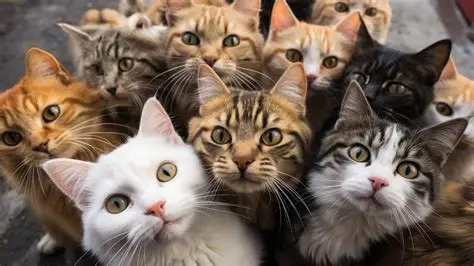
#> input picture exercise_01/cats.jpg, 474 x 266 px
$ python 07_image_binarization.py   (older library calls are emulated)
#> lines starting #> are read from the running program, lines starting #| are printed output that depends on the picture; after the words box and inside, x2 and y2 are one past the last pixel; in counts of white or black regions, pixels touching at a corner belong together
import os
import cv2

def create_binary_image(image_path):
    # 1. Load the input image
#> called with image_path = 'cats.jpg'
    img = cv2.imread(image_path)
#> img is the input picture: shape (266, 474, 3); mean B, G, R 89.8, 103.5, 121.1
    if img is None:
        print(f"Error: Could not load image from path: {image_path}")
        return

    # Convert to grayscale for easier processing
    gray = cv2.cvtColor(img, cv2.COLOR_BGR2GRAY)
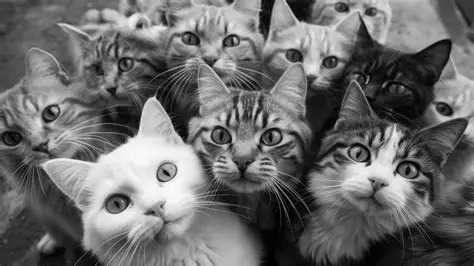
#> gray: shape (266, 474); min 0, max 255, mean 107.2

    # 2. First step: Apply a filter (Gaussian Blur)
    # Used for smoothing and noise reduction to prevent false edges
    filtered = cv2.GaussianBlur(gray, (5, 5), 0)
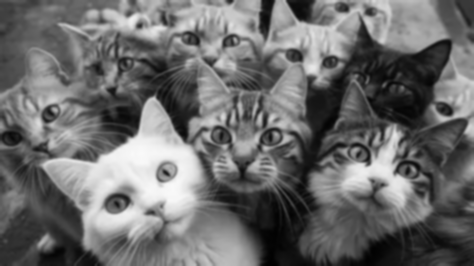
#> filtered: shape (266, 474); min 1, max 249, mean 107.2

    # 3. Second step: Apply a differential operator (Sobel)
    # Find gradients along horizontal (X) and vertical (Y) axes
    sobel_x = cv2.Sobel(filtered, cv2.CV_64F, 1, 0, ksize=3)
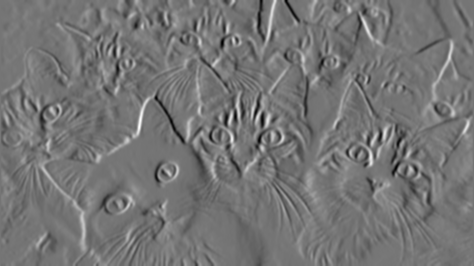
#> sobel_x: shape (266, 474) float64; min -404, max 475, mean 0.5; drawn with min black and max white
    sobel_y = cv2.Sobel(filtered, cv2.CV_64F, 0, 1, ksize=3)
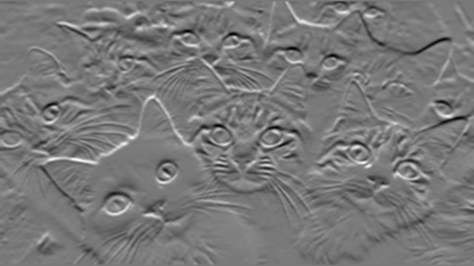
#> sobel_y: shape (266, 474) float64; min -386, max 424, mean -1.7; drawn with min black and max white

    # Calculate magnitude (overall gradient strength) from both directions
    sobel_magnitude = cv2.magnitude(sobel_x, sobel_y)
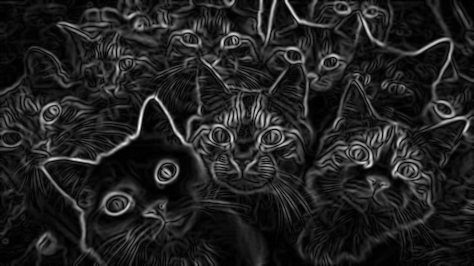
#> sobel_magnitude: shape (266, 474) float64; min 0, max 482.2, mean 64.2; drawn with min black and max white

    # Normalize and convert back to 8-bit format (0 - 255)
    sobel_normalized = cv2.convertScaleAbs(sobel_magnitude)
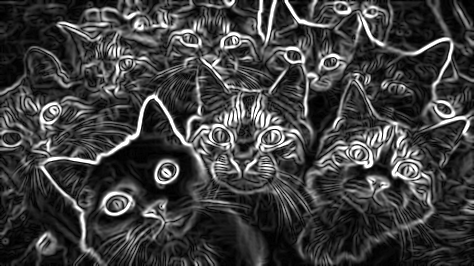
#> sobel_normalized: shape (266, 474); min 0, max 255, mean 63.1

    # 4. Third step: Thresholding operation
    # All values above the threshold (e.g., 75) become white (255), others black (0)
    threshold_value = 75
    _, binary_image = cv2.threshold(
        sobel_normalized, threshold_value, 255, cv2.THRESH_BINARY
    )
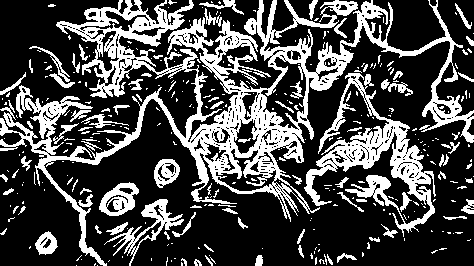
#> binary_image: shape (266, 474); 29.1% white; 326 white regions (243 under 20 px), largest, box (x1, y1, x2, y2) and area: (0, 0, 474, 266) 23184, (304, 73, 436, 237) 5410, (104, 199, 184, 266) 1027

    # --- Visualization of steps ---
    cv2.imshow("1. Original Grayscale", gray)
    cv2.imshow("2. Filtered (Gaussian Blur)", filtered)
    cv2.imshow("3. Differential Operator (Sobel)", sobel_normalized)
    cv2.imshow("4. Binary Image (Threshold)", binary_image)

    # Create the 'output' directory if it doesn't already exist
    output_dir = "output"
    os.makedirs(output_dir, exist_ok=True)

    # Save the final result inside the output folder
    output_path = os.path.join(output_dir, "binary_output.jpg")
    cv2.imwrite(output_path, binary_image)
    print(f"Done! Binary image saved as '{output_path}'.")

    cv2.waitKey(0)
    cv2.destroyAllWindows()

if __name__ == "__main__":
    # Replace with the path to your image
    image_path = "cats.jpg"
    create_binary_image(image_path)
